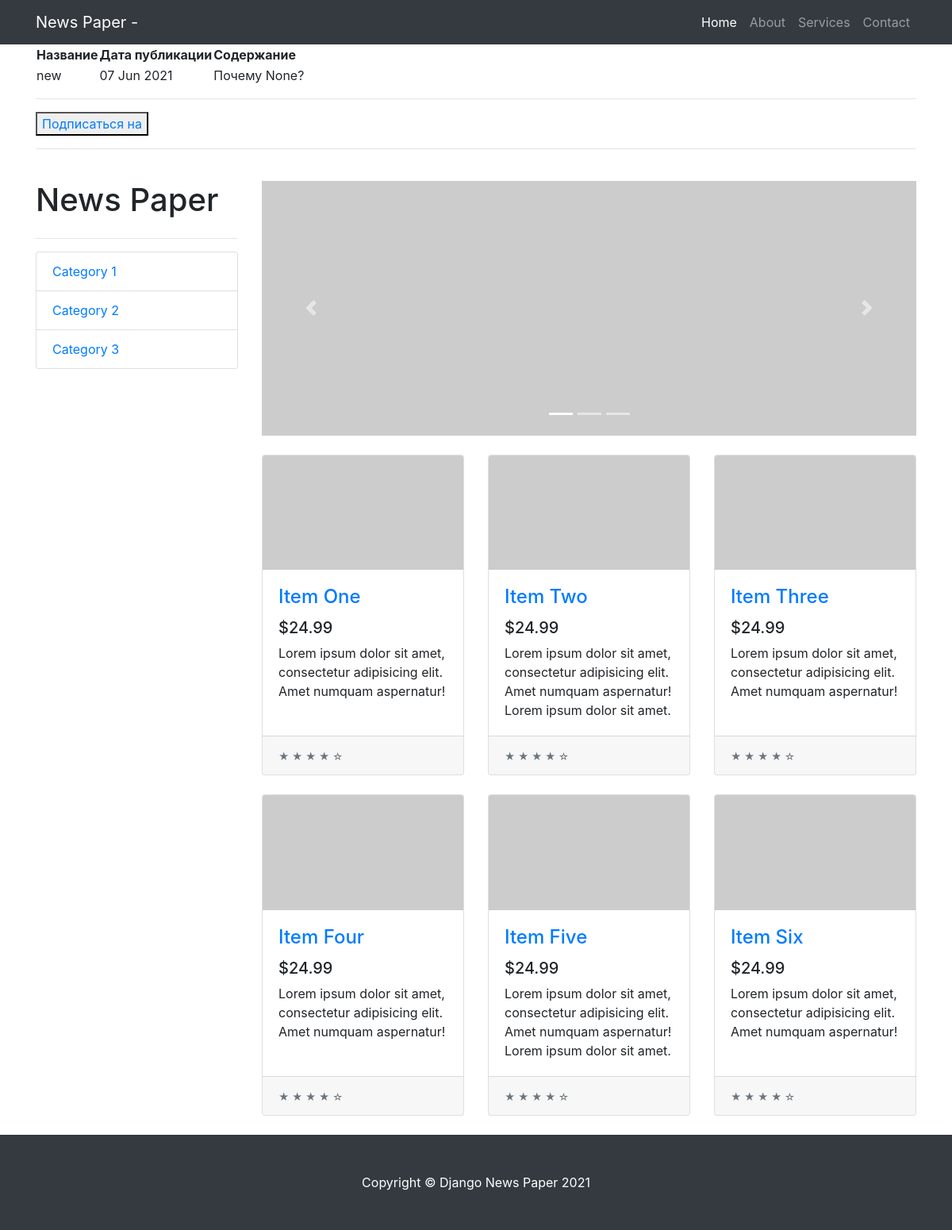
The page /news/16 on the database its author committed.
### news/models.py (models this page shows, shortened)
class Post(models.Model):
    state = 'ST'
    new = 'NE'
    POSITIONS = [
        (state, 'Статья'),
        (new, 'Новость')
    ]
    position = models.CharField(max_length=2,
                                choices=POSITIONS,
                                default=state)
    post_date = models.DateTimeField(auto_now_add=True)
    post_name = models.CharField(max_length=250)
    content = models.TextField()
    rating_post = models.IntegerField(default=0)
    author = models.ForeignKey(Author, on_delete=models.CASCADE)
    category = models.ManyToManyField(Category, through='PostCategory')

### news/views.py (the view)
# urls.py: path('<int:pk>', PostDetailView.as_view(), name='post'),
class PostDetailView(DetailView):
    template_name = 'post.html'  # название шаблона будет post.html
    queryset = Post.objects.all()

### templates/post.html (shortened to what this page needs)
{% extends 'flatpages/default.html' %}
{% block content %}
  <table>
      <thead>
          <th>
              Название
          </th>
          <th>
              Дата публикации
          </th>
          <th>
              Содержание
          </th>
      </thead>
      <tr>
          <td>
              {{ post.post_name }}
          </td>
          <td>
              {{ post.post_date | date:'d M Y' }}
          </td>
          <td>
              {{ post.content }}
          </td>
      </tr>
  </table>
<hr>
    <button> <a href="/news/{{ category.pk }}/subscribe_to_category/"> Подписаться на {{ category.name }} </a> </button>
{% endblock content %}

### rows shown on the page
Post: post_name "new", post_date "07 Jun 2021", content "Почему None?"
